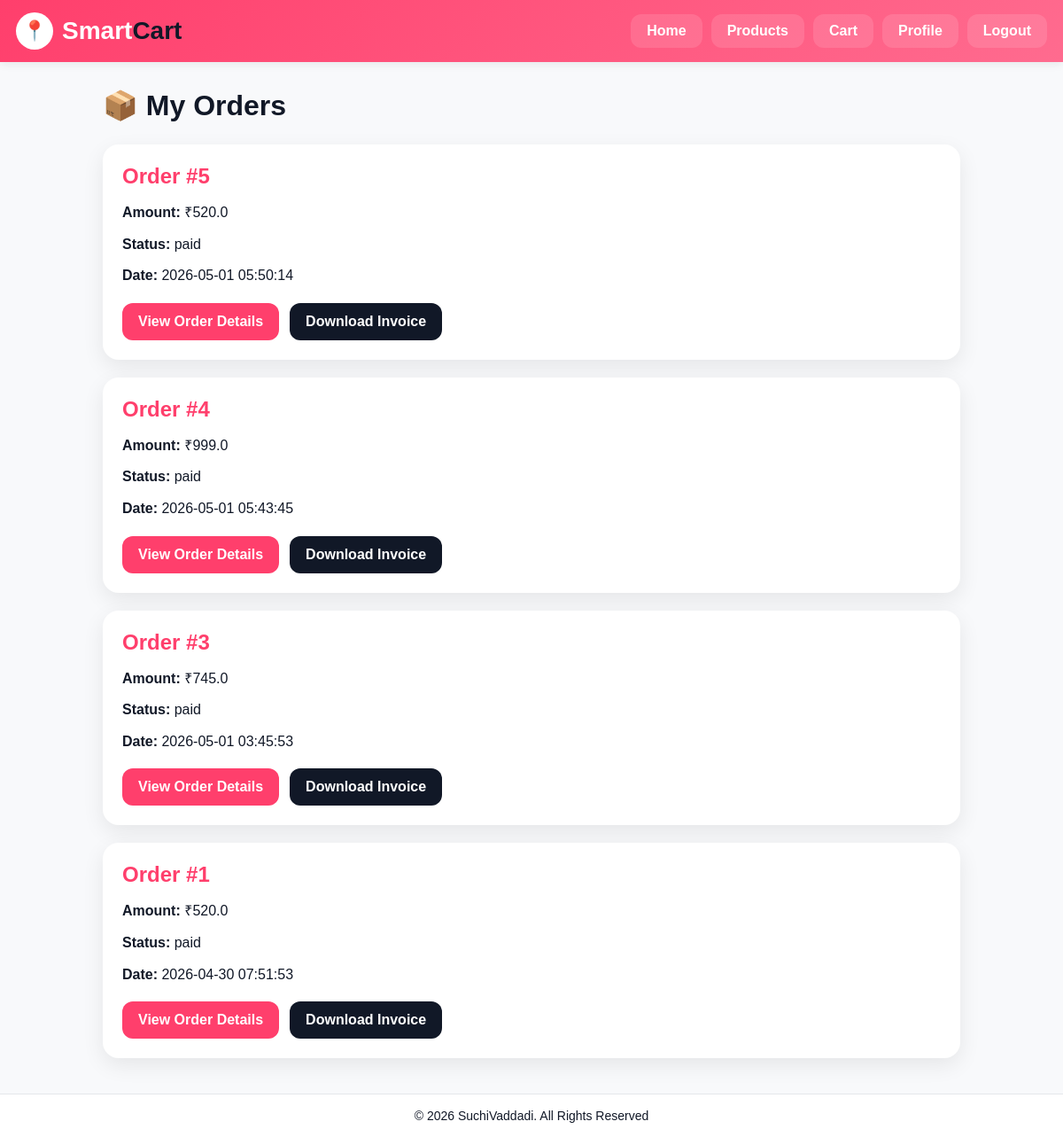
Page /user/my-orders (signed in) on the committed database.
### tables this page shows
CREATE TABLE orders (
    order_id INTEGER PRIMARY KEY AUTOINCREMENT,
    user_id INTEGER,
    razorpay_order_id TEXT,
    razorpay_payment_id TEXT,
    amount REAL,
    payment_status TEXT,
    order_status TEXT,
    created_at TIMESTAMP DEFAULT CURRENT_TIMESTAMP
, address_id INTEGER);

### app.py (the view)
@app.route('/user/my-orders')
def User_my_orders():
    if 'user_id' not in session:
        flash("Please login first!", "danger")
        return redirect('/')
    conn = get_db_connection()
    cursor = conn.cursor()
    cursor.execute("""
        SELECT
            order_id,
            razorpay_order_id,
            amount,
            payment_status,
            created_at
        FROM orders
        WHERE user_id = ?
        ORDER BY order_id DESC
    """, (session['user_id'],))
    orders = cursor.fetchall()
    cursor.close()
    conn.close()
    return render_template('user/my_orders.html', orders=orders)

### app.py (called while the page is built)
def get_db_connection():
    conn = sqlite3.connect(config.DB_NAME)
    conn.row_factory = sqlite3.Row
    return conn

### templates/user/my_orders.html (shortened to what this page needs)
<!DOCTYPE html>
<html lang="en">
<head>
</head>
<body>
<div class="header">
    <div class="top-bar">
        <div class="brand">
            <div class="logo-icon">📍</div>
            <div class="logo-text">Smart<span>Cart</span></div>
        </div>
        <div class="nav-menu">
            <a href="/user-dashboard">Home</a>
            <a href="/user/products">Products</a>
            <a href="/user/cart">Cart</a>
            <a href="/user/profile">Profile</a>
            <a href="/user-logout">Logout</a>
        </div>
    </div>
</div>
<div class="container">
    <h2 class="page-title">📦 My Orders</h2>
    {% if orders|length == 0 %}
    <div class="empty-box">
        <p>You have not placed any orders yet.</p>
        <a href="/user/products">Start Shopping</a>
    </div>
    {% else %}
        {% for order in orders %}
        <div class="order-card">
            <h3>Order #{{ order.order_id }}</h3>
            <div class="order-info">
                <p><strong>Amount:</strong> ₹{{ order.amount }}</p>
                <p><strong>Status:</strong> {{ order.payment_status }}</p>
                <p><strong>Date:</strong> {{ order.created_at }}</p>
            </div>
            <div class="btn-row">
                <a href="/user/order-success/{{ order.order_id }}" class="view-btn">
                    View Order Details
                </a>
                <a href="/user/download-invoice/{{ order.order_id }}" class="view-btn invoice-btn">
                    Download Invoice
                </a>
            </div>
        </div>
        {% endfor %}
    {% endif %}
</div>
<div class="footer">
    © 2026 SuchiVaddadi. All Rights Reserved
</div>
</body>
</html>

### templates/user/my_orders.html (style rules this page uses)
* { margin:0; padding:0; box-sizing:border-box; font-family:Arial,sans-serif; }
body { background:#f8f9fb; color:#111827; width:100%; overflow-x:hidden; }
.header { position:sticky; top:0; z-index:1000; background:linear-gradient(135deg,#ff3f6c,#ff6b8f); box-shadow:0 2px 10px rgba(0,0,0,0.08); width:100%; }
.top-bar { max-width:1400px; margin:auto; padding:14px 18px; display:flex; justify-content:space-between; align-items:center; gap:15px; }
.brand { display:flex; align-items:center; gap:10px; }
.logo-icon { width:42px; height:42px; border-radius:50%; background:#fff; color:#ff3f6c; display:flex; justify-content:center; align-items:center; font-size:22px; }
.logo-text { font-size:28px; font-weight:900; color:#fff; }
.logo-text span { color:#111827; }
.nav-menu { display:flex; align-items:center; gap:10px; flex-wrap:wrap; }
.nav-menu a { text-decoration:none; color:#fff; font-weight:700; padding:10px 18px; border-radius:12px; background:rgba(255,255,255,0.12); transition:0.3s; }
.container { max-width:1000px; margin:30px auto; padding:0 16px; }
.page-title { font-size:32px; margin-bottom:25px; color:#111827; }
.order-card { background:#fff; padding:22px; margin-bottom:20px; border-radius:18px; box-shadow:0 8px 24px rgba(0,0,0,0.08); }
.order-card h3 { font-size:24px; margin-bottom:14px; color:#ff3f6c; }
.order-info p { margin-bottom:10px; line-height:1.6; }
.btn-row { display:flex; gap:12px; flex-wrap:wrap; margin-top:18px; }
.view-btn { text-decoration:none; padding:12px 18px; border-radius:12px; font-weight:800; color:#fff; background:#ff3f6c; transition:0.3s; }
.invoice-btn { background:#111827; }
.footer { margin-top:40px; background:#ffffff; color:#111827; text-align:center; padding:16px 10px; font-size:14px; border-top:1px solid #e5e7eb; }

### rows in the picture
orders: order_id "5", amount "520.0", payment_status "paid", created_at "2026-05-01 05:50:14"
orders: order_id "4", amount "999.0", payment_status "paid", created_at "2026-05-01 05:43:45"
orders: order_id "3", amount "745.0", payment_status "paid", created_at "2026-05-01 03:45:53"
orders: order_id "1", amount "520.0", payment_status "paid", created_at "2026-04-30 07:51:53"
